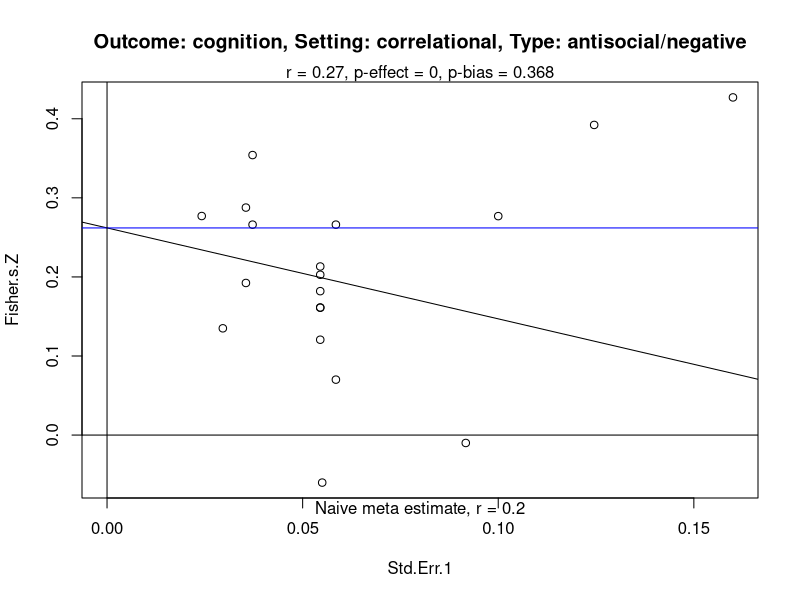
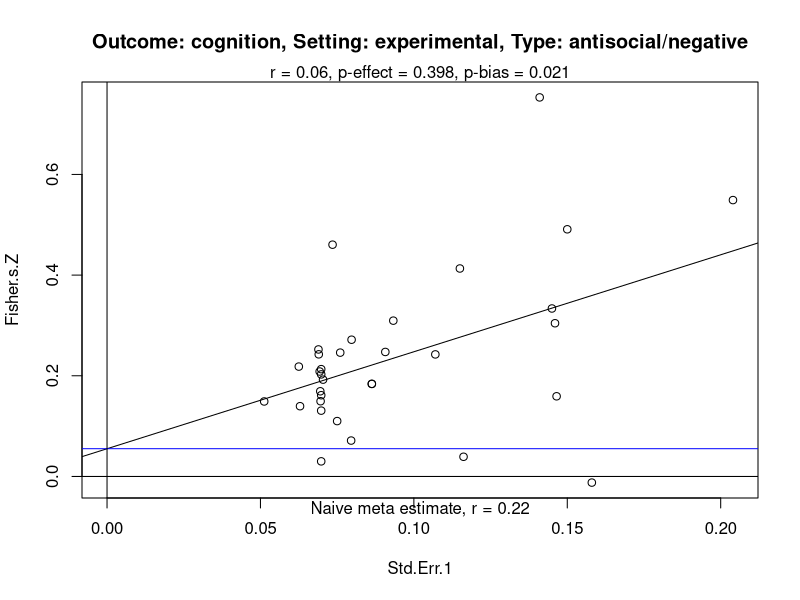
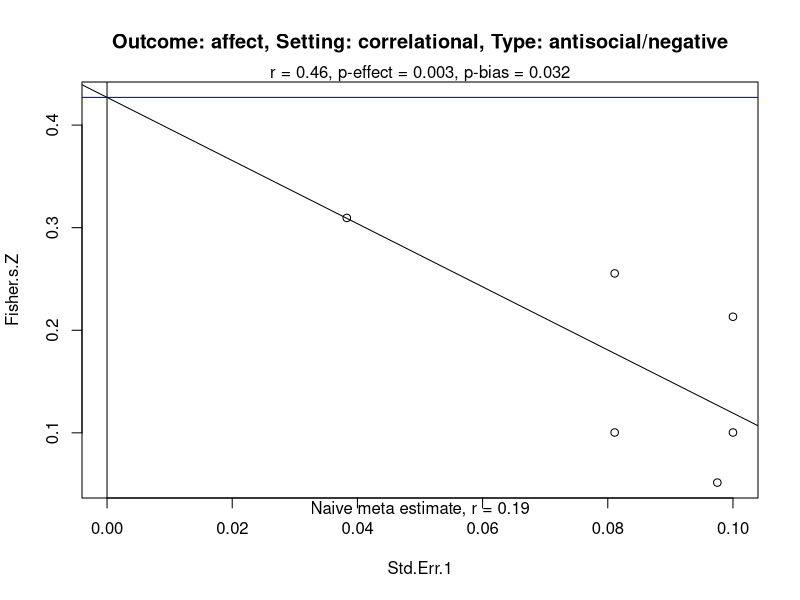
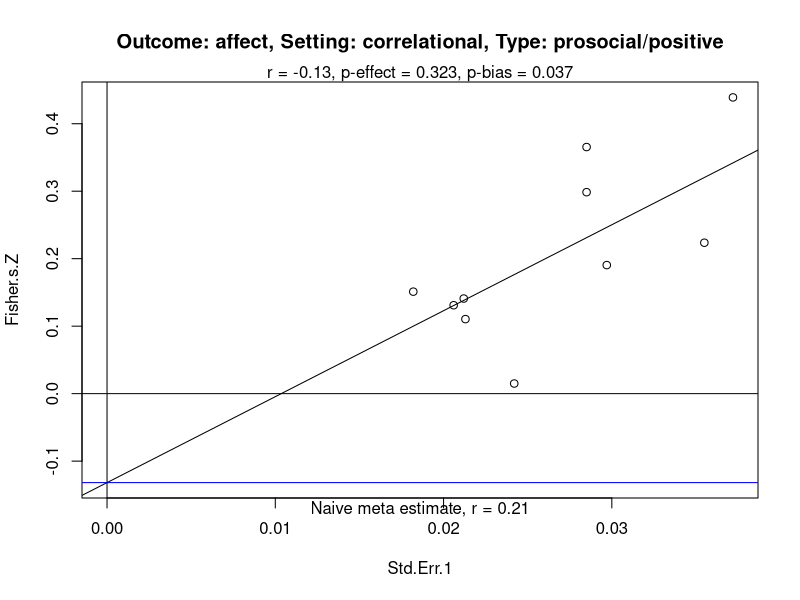
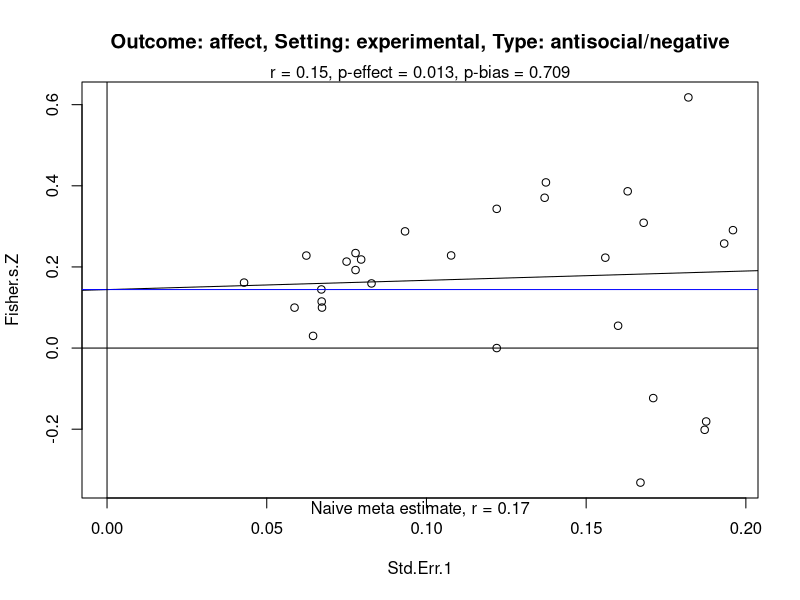
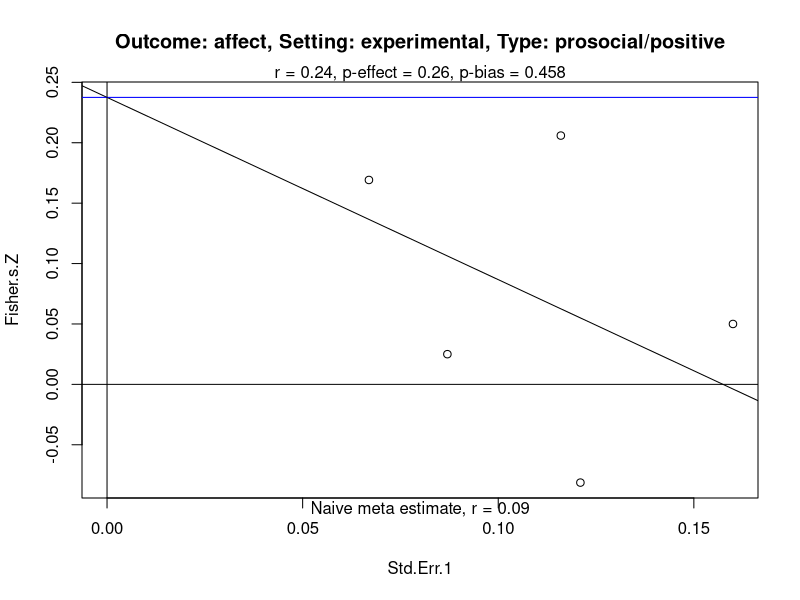
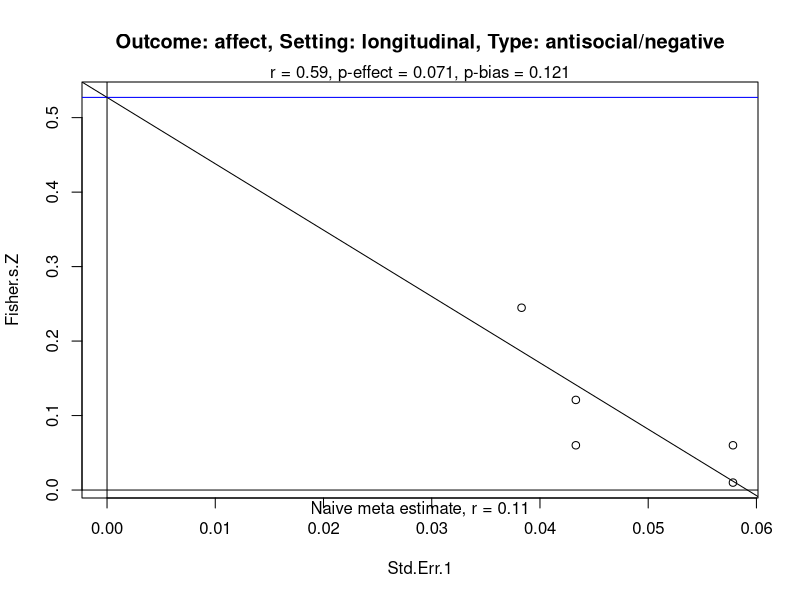
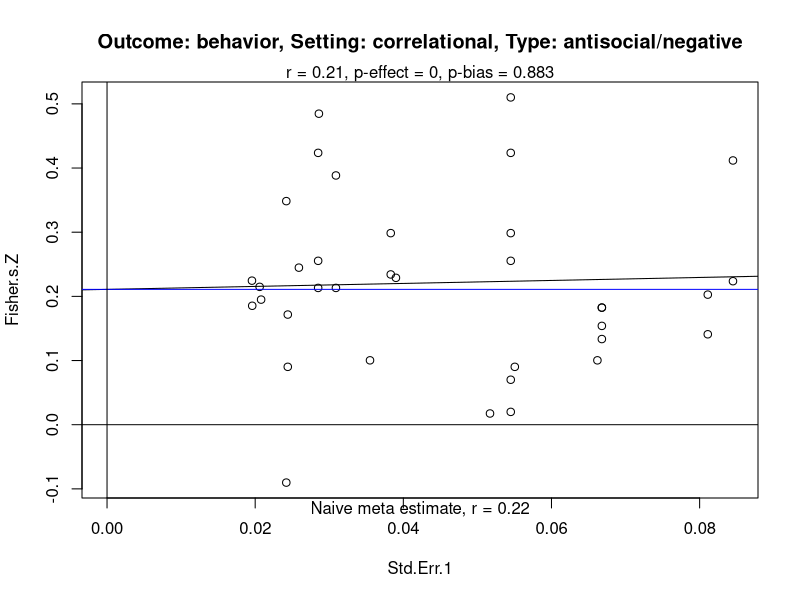

Write R code to recreate these figures, in order. (Note: this script raises an error after producing the figures.)
# PET-PEESE of the meta-analysis
# Now I intend to add package 'metafor' and use rma()
  # to reproduce G&M's estimates alongside the PET-PEESE

# According to Carter & McCullough's citation of Stanley & Doucouliagos (2007)
  # Use PET to see if the estimated effect size != 0
  # If estimated effect size == 0 then use PET estimate
  # If PET says estimated effect != 0 then use PEESE estimate
# PET: b0 is estimated sig. of effect after bias
#    : b1 is estimated sig. of pub bias

# NOTES:
# Std.Err.1 seems to refer to Fisher.s.Z's standard error, which is convenient.
# Not sure what some of these subscripts mean on setting:
# "Exp", "Nonexp", and "Long" are obvious, 
#   but what are "NonexpS", "LongP", and "LongPs"?
# Would be nice to make x-axis always bottom out at 0

# Seems I've only got the violent-media stuff so I can't reproduce the
  # prosocial-media stuff. Could always ask...

require(metafor)

# Read in the data
setwd("G:/Craig_meta")
dat=read.delim("GM2014_full_raw_data.txt", stringsAsFactors=F)
table(dat$outcome.type, dat$Outcome.Group)

# for (i in c(2:6,11:14)) {
#   print (names(dat)[i])
#   print (unique(dat[,i]))
# }

# Need to determine how G&M sliced up these studies as reported in Tables 1 and 2...
# It's such a damn chore that several lines are reported for a single study like
#   the stupid 15min 10min 45min 30min stuff, I don't trust that.
# I could maybe start by just filtering by Study Design
#   And then maybe aggregate (weighted mean) within studies with same name & outcome 
#     but different other bullass.

# Std.Err.1 refers to Std.Err of z-transformed value

## Create functions # NOTE THAT THIS TIME WE USE Std.Err.1
# PET
PET=function(dataset) {
  petOut = lm(Fisher.s.Z ~ Std.Err.1, weights=1/(Std.Err.1^2), data=dataset)
  return(petOut)
  print(paste("Estimated effect size: r =", atanh(petOut$coefficients[1])))
}
verbosePET=function(dataset, plotName=NULL) {
  petOut = lm(Fisher.s.Z ~ Std.Err.1, weights=1/(Std.Err.1^2), data=dataset)
  print(paste("Estimated effect size: r =", atanh(petOut$coefficients[1])))
  with(dataset, plot(x=Std.Err.1, y=Fisher.s.Z, main=plotName
                     , xlim=c(0, max(Std.Err.1))
                     , ylim=c(min(petOut$coefficients[1], Fisher.s.Z, na.rm=T), max(petOut$coefficients[1], Fisher.s.Z, na.rm=T))
  )
  )
  abline(petOut)
  abline(h=petOut$coefficients[1], col='blue'); abline(v=0); abline(h=0)
  mtext(paste("r = ", round(atanh(petOut$coefficients[1]), 2)
              , ", p-effect = ", round(summary(petOut)$coefficients[1,4], 3)
              , ", p-bias = ", round(summary(petOut)$coefficients[2,4], 3)
              , sep=""))
  mtext(paste("Naive meta estimate, r ="
              , round(atanh(rma(Fisher.s.Z, Std.Err.1^2, data=dat[filter,]
                                , measure="COR")$b[1]), 2))
        , side=1)
}
# PEESE
PEESE=function(dataset) {
  peeseOut = lm(Fisher.s.Z ~ Std.Err.1^2, weights=1/(Std.Err.1^2), data=dataset)
  print(paste("Estimated effect size: r =", atanh(peeseOut$coefficients[1])))
  return(peeseOut)
}
verbosePEESE=function(dataset) {
  peeseOut = lm(Fisher.s.Z ~ Std.Err.1^2, weights=1/(Std.Err.1^2), data=dataset)
  print(paste("Estimated effect size: r =", atanh(peeseOut$coefficients[1])))
  with(dataset, plot(x=Std.Err.1, y=Fisher.s.Z))
  abline(peeseOut)
}

# Let's do this shit
for (i in unique(dat$Outcome.Group)) {
  for (j in unique(dat$study.design)) {
    for (k in unique(dat$outcome.type)) {
      #print(paste(i,j,k))
      if (i == "" | j  == "" | k == "") next # skip stupid "" returns
      filter = dat$Outcome.Group == i & dat$study.design == j & dat$outcome.type == k
      if (sum(filter) < 4) next # must have at least four studies
      name = paste("Outcome: ", i,
                   ", Setting: ", j,
                   ", Type: ", k
                   , sep="")
      windows()
      saveName = paste("./GM_petpeese_plotdump/", paste(i,j,substr(k,1,4), sep="_"),".png", sep="")
      print(name)
      verbosePET(dat[filter,], plotName = name)
      savePlot(filename=saveName, type="png")
      graphics.off()
    }
  }
}

i = "AggAff"; j = "Exp"; k = "y"
filter = dat$Outcome == i & dat$Setting == j & dat$Best. == k
res =  rma(Correlation, Std.Err.1^2, data=dat[filter,], measure="COR")
funnel(dat$Correlation[filter], dat$Std.Err.1[filter], xlim=c(0,1), contour=c(.9,.95,.975))
